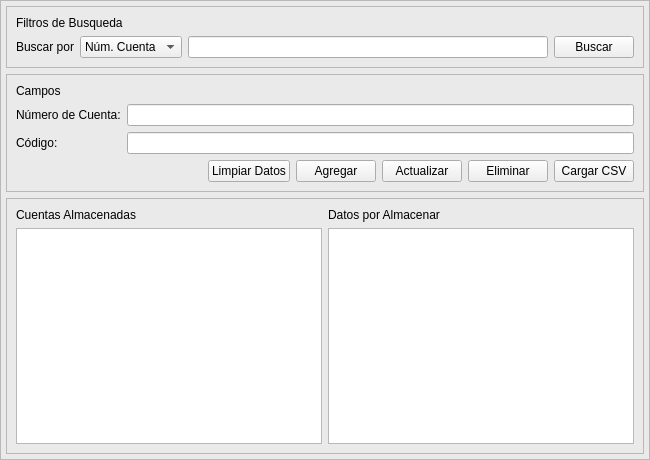
<?xml version="1.0" encoding="UTF-8"?>
<ui version="4.0">
 <class>Formulario_BusquedaCuetasCodigos_BalanzaComprobacion</class>
 <widget class="QWidget" name="Formulario_BusquedaCuetasCodigos_BalanzaComprobacion">
  <property name="geometry">
   <rect>
    <x>0</x>
    <y>0</y>
    <width>650</width>
    <height>460</height>
   </rect>
  </property>
  <property name="minimumSize">
   <size>
    <width>650</width>
    <height>460</height>
   </size>
  </property>
  <property name="maximumSize">
   <size>
    <width>16777215</width>
    <height>16777215</height>
   </size>
  </property>
  <property name="windowTitle">
   <string>Form</string>
  </property>
  <property name="styleSheet">
   <string notr="true">#Formulario_BusquedaCuetasCodigos_BalanzaComprobacion{
background-color: rgb(234, 234, 234);
}
[objectName*=&quot;contenedor&quot;]{
background-color: rgb(234, 234, 234);
}
[objectName*=&quot;btn_btn&quot;]{
background-color: rgb(64, 150, 216);
font-size:14px;
font-weight:bold;
font-family:&quot;Arial&quot;;
border: none;
min-height: 25px;
padding: 0px 4px;
border-radius: 2px;
color:rgb(255, 255, 255)
}
[objectName*=&quot;btn_btn&quot;]:pressed{
background-color: rgb(56, 134, 193);
}
#btn_btn_Eliminar:hover{
background-color: rgb(227, 71, 71);
}
#btn_btn_Eliminar:pressed{
background-color: rgb(212, 0, 0);
}
[objectName*=&quot;txt&quot;]{
border: none;
border-bottom: 1px solid rgb(0, 0, 0);
border-radius: 2px;
background-color: rgb(255, 255, 255);
color: rgb(0, 0, 0);
}
[objectName*=&quot;txt&quot;]:hover{
border-bottom: 2px solid rgb(5, 95, 212);
}
[objectName*=&quot;txt&quot;]:focus{
border-bottom: 2px solid rgb(5, 95, 212);
}
[objectName*=&quot;etiquetaSub&quot;]{
font-size:13px;
font-weight:bold;
font-family:&quot;Arial&quot;;
color: rgb(0, 0, 0);
}
[objectName*=&quot;etiqueta_&quot;]{
font-size:12px;
font-weight:bold;
font-family:&quot;Arial&quot;;
color: rgb(0, 0, 0);
}
[objectName^=&quot;Tabla&quot;]{
background-color: rgb(255, 255, 255);
color: rgb(29, 28, 28);
}
[objectName*=&quot;Tabla&quot;]:QHeaderView{
background-color: #4CAF50;
border: 1px solid #ddd;
color: white;
font-weight: bold;
}</string>
  </property>
  <layout class="QGridLayout" name="gridLayout">
   <property name="leftMargin">
    <number>0</number>
   </property>
   <property name="topMargin">
    <number>0</number>
   </property>
   <property name="rightMargin">
    <number>0</number>
   </property>
   <property name="bottomMargin">
    <number>0</number>
   </property>
   <property name="spacing">
    <number>0</number>
   </property>
   <item row="0" column="0">
    <widget class="QFrame" name="contenedor">
     <property name="frameShape">
      <enum>QFrame::StyledPanel</enum>
     </property>
     <property name="frameShadow">
      <enum>QFrame::Raised</enum>
     </property>
     <layout class="QVBoxLayout" name="verticalLayout_3">
      <property name="leftMargin">
       <number>5</number>
      </property>
      <property name="topMargin">
       <number>5</number>
      </property>
      <property name="rightMargin">
       <number>5</number>
      </property>
      <property name="bottomMargin">
       <number>5</number>
      </property>
      <item>
       <widget class="QFrame" name="contenedor_2">
        <property name="frameShape">
         <enum>QFrame::StyledPanel</enum>
        </property>
        <property name="frameShadow">
         <enum>QFrame::Raised</enum>
        </property>
        <layout class="QGridLayout" name="gridLayout_3">
         <item row="0" column="0">
          <widget class="QLabel" name="etiquetaSub_filtros">
           <property name="text">
            <string>Filtros de Busqueda</string>
           </property>
          </widget>
         </item>
         <item row="1" column="0">
          <layout class="QGridLayout" name="gridLayout_2">
           <item row="0" column="1">
            <widget class="QComboBox" name="cajaopciones_busca_cuenta_codigo">
             <item>
              <property name="text">
               <string>Núm. Cuenta</string>
              </property>
             </item>
             <item>
              <property name="text">
               <string>Código</string>
              </property>
             </item>
            </widget>
           </item>
           <item row="0" column="0">
            <widget class="QLabel" name="etiqueta_buscarpor">
             <property name="text">
              <string>Buscar por</string>
             </property>
            </widget>
           </item>
           <item row="0" column="2">
            <widget class="QLineEdit" name="txt_filtro">
             <property name="clearButtonEnabled">
              <bool>true</bool>
             </property>
            </widget>
           </item>
           <item row="0" column="3">
            <widget class="QPushButton" name="btn_btn_buscar">
             <property name="text">
              <string>Buscar</string>
             </property>
            </widget>
           </item>
          </layout>
         </item>
        </layout>
       </widget>
      </item>
      <item>
       <widget class="QFrame" name="contenedor_3">
        <property name="frameShape">
         <enum>QFrame::StyledPanel</enum>
        </property>
        <property name="frameShadow">
         <enum>QFrame::Raised</enum>
        </property>
        <layout class="QGridLayout" name="gridLayout_4">
         <item row="0" column="0">
          <widget class="QLabel" name="etiquetaSub_Campos">
           <property name="text">
            <string>Campos</string>
           </property>
          </widget>
         </item>
         <item row="1" column="0" colspan="2">
          <layout class="QFormLayout" name="formLayout">
           <item row="0" column="0">
            <widget class="QLabel" name="etiqueta_numcuenta">
             <property name="text">
              <string>Número de Cuenta:</string>
             </property>
            </widget>
           </item>
           <item row="0" column="1">
            <widget class="QLineEdit" name="txt_numcuenta">
             <property name="clearButtonEnabled">
              <bool>true</bool>
             </property>
            </widget>
           </item>
           <item row="1" column="0">
            <widget class="QLabel" name="etiqueta_codigo">
             <property name="text">
              <string>Código:</string>
             </property>
            </widget>
           </item>
           <item row="1" column="1">
            <widget class="QLineEdit" name="txt_codigo">
             <property name="clearButtonEnabled">
              <bool>true</bool>
             </property>
            </widget>
           </item>
          </layout>
         </item>
         <item row="2" column="1">
          <layout class="QHBoxLayout" name="horizontalLayout">
           <item>
            <widget class="QPushButton" name="btn_btn_LimpiarCampos">
             <property name="cursor">
              <cursorShape>PointingHandCursor</cursorShape>
             </property>
             <property name="text">
              <string>Limpiar Datos</string>
             </property>
            </widget>
           </item>
           <item>
            <widget class="QPushButton" name="btn_btn_Guadar">
             <property name="cursor">
              <cursorShape>PointingHandCursor</cursorShape>
             </property>
             <property name="text">
              <string>Agregar</string>
             </property>
            </widget>
           </item>
           <item>
            <widget class="QPushButton" name="btn_btn_Actualizar">
             <property name="cursor">
              <cursorShape>PointingHandCursor</cursorShape>
             </property>
             <property name="text">
              <string>Actualizar</string>
             </property>
            </widget>
           </item>
           <item>
            <widget class="QPushButton" name="btn_btn_Eliminar">
             <property name="cursor">
              <cursorShape>PointingHandCursor</cursorShape>
             </property>
             <property name="text">
              <string>Eliminar</string>
             </property>
            </widget>
           </item>
           <item>
            <widget class="QPushButton" name="btn_btn_CargarExcel">
             <property name="cursor">
              <cursorShape>PointingHandCursor</cursorShape>
             </property>
             <property name="text">
              <string>Cargar CSV</string>
             </property>
            </widget>
           </item>
          </layout>
         </item>
        </layout>
       </widget>
      </item>
      <item>
       <widget class="QFrame" name="contenedor_4">
        <property name="frameShape">
         <enum>QFrame::StyledPanel</enum>
        </property>
        <property name="frameShadow">
         <enum>QFrame::Raised</enum>
        </property>
        <layout class="QHBoxLayout" name="horizontalLayout_2">
         <item>
          <layout class="QVBoxLayout" name="verticalLayout">
           <item>
            <widget class="QLabel" name="etiquetaSub_Tabla_DatosExistentes">
             <property name="text">
              <string>Cuentas Almacenadas</string>
             </property>
            </widget>
           </item>
           <item>
            <widget class="QTableView" name="Tabla_DatosExistentes">
             <property name="editTriggers">
              <set>QAbstractItemView::NoEditTriggers</set>
             </property>
             <attribute name="horizontalHeaderStretchLastSection">
              <bool>true</bool>
             </attribute>
            </widget>
           </item>
          </layout>
         </item>
         <item>
          <layout class="QVBoxLayout" name="verticalLayout_2">
           <item>
            <widget class="QLabel" name="etiquetaSub_Tabla_DatosNuevos">
             <property name="text">
              <string>Datos por Almacenar</string>
             </property>
            </widget>
           </item>
           <item>
            <widget class="QTableView" name="Tabla_DatosNuevos">
             <property name="editTriggers">
              <set>QAbstractItemView::NoEditTriggers</set>
             </property>
             <attribute name="horizontalHeaderStretchLastSection">
              <bool>true</bool>
             </attribute>
            </widget>
           </item>
          </layout>
         </item>
        </layout>
       </widget>
      </item>
     </layout>
    </widget>
   </item>
  </layout>
 </widget>
 <resources/>
 <connections/>
</ui>
